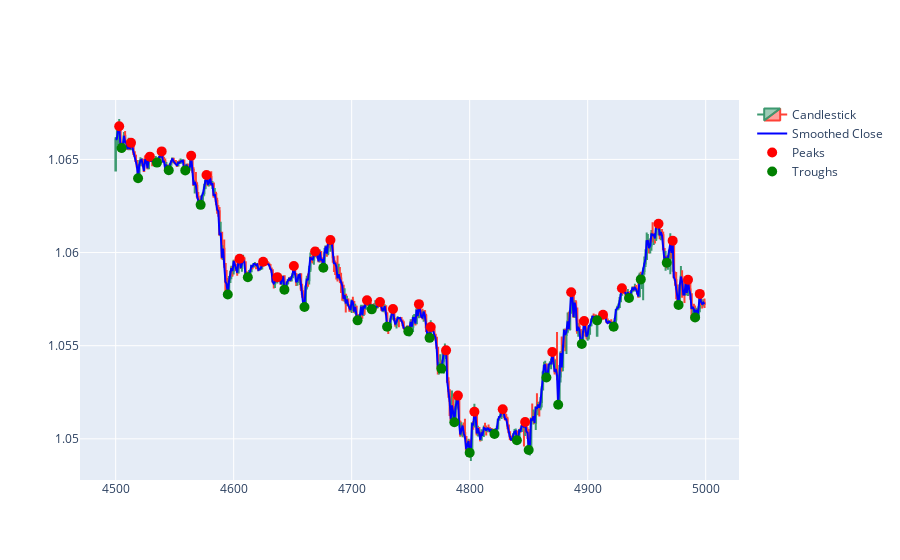

Here is the notebook cell this chart was saved with:
### Code cell
import pandas as pd
import plotly.graph_objects as go
from scipy.signal import savgol_filter
from scipy.signal import find_peaks

import time

# Assuming you have already defined df
df = df[-500:]

start_time = time.time()
# Apply Savitzky-Golay filter to smooth the 'close' data
df['close_smooth'] = savgol_filter(df.close, 11, 10)

# Find peaks and troughs
atr = df.atr.iloc[-1]
peaks_idx, _ = find_peaks(df.close_smooth, distance=10, width=1, prominence=0.2 * atr)
troughs_idx, _ = find_peaks(-1 * df.close_smooth, distance=10, width=1, prominence=0.2 * atr)

# Record the end time
end_time = time.time()

# Calculate the elapsed time
elapsed_time = end_time - start_time

print(f"Elapsed time: {elapsed_time:.2f} seconds")

# Create a Plotly figure
fig = go.Figure()

# Add Candlestick chart
fig.add_trace(go.Candlestick(x=df.index,
                             open=df['open'],
                             high=df['high'],
                             low=df['low'],
                             close=df['close'],
                             name='Candlestick'))

# Add smoothed 'close' line
fig.add_trace(go.Scatter(x=df.index, y=df['close_smooth'], mode='lines', name='Smoothed Close', line=dict(color='blue', width=2)))

# Add peaks and troughs markers
fig.add_trace(go.Scatter(x=df.index[peaks_idx], y=df.close_smooth.iloc[peaks_idx],
                         mode='markers', name='Peaks', marker=dict(color='red', size=10)))

fig.add_trace(go.Scatter(x=df.index[troughs_idx], y=df.close_smooth.iloc[troughs_idx],
                         mode='markers', name='Troughs', marker=dict(color='green', size=10)))

# Update the layout
fig.update_layout(xaxis_rangeslider_visible=False)

# Show the figure
fig.show()

### Figure 1 — Plotly figure (JSON) as saved in the notebook; plotly's stock layout.template omitted (floating-point values rounded to 4 significant figures; data arrays with more than 128 entries replaced by an {"elided": "..."} marker saying what was removed)
{"data": [{"close": {"elided": "500 float values"}, "high": {"elided": "500 float values"}, "low": {"elided": "500 float values"}, "name": "Candlestick", "open": {"elided": "500 float values"}, "type": "candlestick", "x": {"elided": "500 int values"}}, {"line": {"color": "blue", "width": 2}, "mode": "lines", "name": "Smoothed Close", "type": "scatter", "x": {"elided": "500 int values"}, "y": {"elided": "500 float values"}}, {"marker": {"color": "red", "size": 10}, "mode": "markers", "name": "Peaks", "type": "scatter", "x": [4503, 4513, 4529, 4539, 4564, 4577, 4605, 4625, 4637, 4651, 4669, 4682, 4713, 4724, 4735, 4757, 4767, 4780, 4790, 4804, 4828, 4847, 4870, 4886, 4897, 4913, 4929, 4960, 4972, 4985, 4995], "y": [1.067, 1.066, 1.065, 1.065, 1.065, 1.064, 1.06, 1.06, 1.059, 1.059, 1.06, 1.061, 1.057, 1.057, 1.057, 1.057, 1.056, 1.055, 1.052, 1.051, 1.052, 1.051, 1.055, 1.058, 1.056, 1.057, 1.058, 1.062, 1.061, 1.059, 1.058]}, {"marker": {"color": "green", "size": 10}, "mode": "markers", "name": "Troughs", "type": "scatter", "x": [4505, 4519, 4535, 4545, 4559, 4572, 4595, 4612, 4643, 4660, 4676, 4705, 4717, 4730, 4748, 4766, 4776, 4787, 4800, 4821, 4840, 4850, 4865, 4875, 4895, 4908, 4922, 4935, 4945, 4967, 4977, 4991], "y": [1.066, 1.064, 1.065, 1.064, 1.064, 1.063, 1.058, 1.059, 1.058, 1.057, 1.059, 1.056, 1.057, 1.056, 1.056, 1.055, 1.054, 1.051, 1.049, 1.05, 1.05, 1.049, 1.053, 1.052, 1.055, 1.056, 1.056, 1.058, 1.059, 1.059, 1.057, 1.057]}], "layout": {"xaxis": {"rangeslider": {"visible": false}}}}
